Frame 1 (no input): blank canvas, image omitted
Frame 60 (the mouse pressed at the canvas centre just before this capture): blank canvas, image omitted
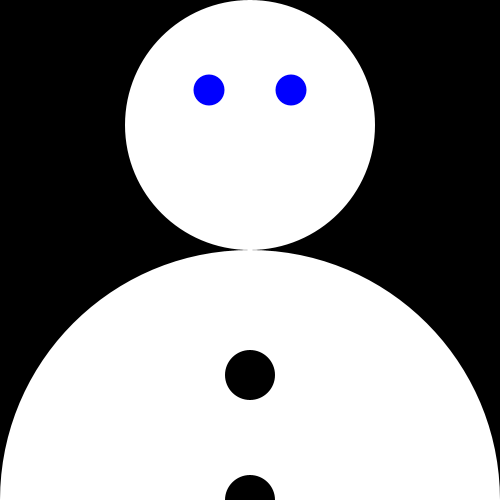
Frame 120 (the mouse held since frame 60 and released just before this capture)

The Processing sketch whose frames 1 and 60 were blank and that drew this single picture after the mouse press (run headless with seeded random() and noise(); from frame 60 on, the mouse is pressed at the canvas centre):

// Processing sketch: Snowman
// ── Snowman.pde
void setup(){
  size(500, 500); 
}

void draw(){
  background(0, 0, 0);
  int xHead = width / 2;
  int yHead = mouseY / 2;
  int sizeHead = mouseY;
  drawBodyPart(xHead, yHead, sizeHead);
  drawEyes(xHead, yHead, sizeHead);
  
  int sizeMiddle = sizeHead * 2;
  int xMiddle = xHead;
  int yMiddle = yHead + sizeHead/2 + sizeMiddle/2;
  drawBodyPart(xMiddle, yMiddle, sizeMiddle);
  drawButtons(xMiddle, yMiddle, sizeMiddle);
  
  int sizeBottom = sizeMiddle * 3 / 2;
  int xBottom = xMiddle;
  int yBottom = yMiddle + sizeMiddle / 2 + sizeBottom / 2;
  drawBodyPart(xBottom, yBottom, sizeBottom);
}

void drawEyes(int xHead, int yHead, int headSize){
  //yvalue for eyes
  //offset left/right for eyes
  //xValue(S) for eyes
  //eyeSize
  int rightEyeX = xHead + headSize / 6;
  int leftEyeX = xHead - headSize / 6;
  int eyeY = yHead - headSize / 7;
  int eyeSize = headSize / 8;
  
  fill(0, 0, 255);
  
  //do the graphics stuff for eyes (are they black, blue, etc?)
  //two circle (or ellipse?)
  circle(rightEyeX, eyeY, eyeSize);
  circle(leftEyeX, eyeY, eyeSize);
  
}

void drawButtons(int x, int y, int size){
   fill(0, 0, 0);
   int buttonSize = size / 10;
   circle(x, y, buttonSize);
   int topButtonY = y - size / 4;
   circle(x, topButtonY, buttonSize);
   int bottomButtonY = y + size / 4;
   circle(x, bottomButtonY, buttonSize);
}

void drawBodyPart(int x, int y, int size){
   noStroke();
   fill(255, 255, 255);
   circle(x, y, size);
}
